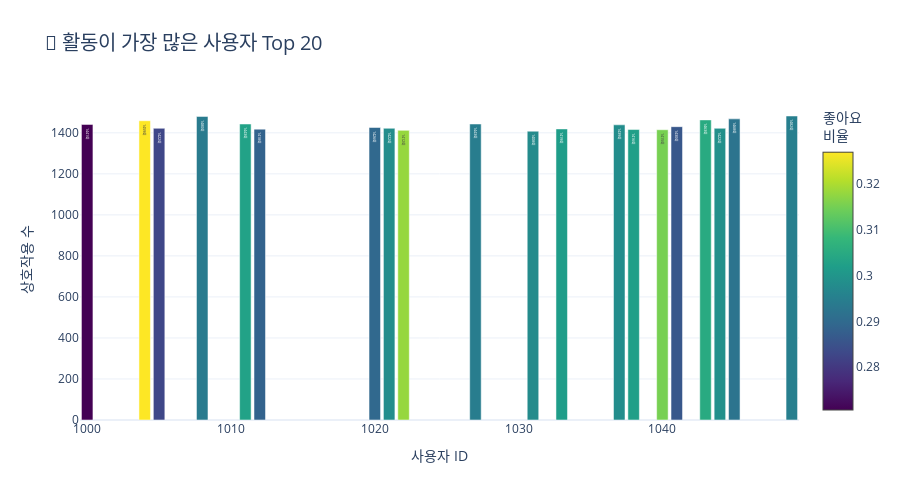

This figure's notebook cell:
### Code cell
# 사용자별 상호작용 통계
user_stats = df.groupby('user_id').agg({
    'song_id': 'count',
    'liked': 'mean',
    'listening_time_mins': 'sum',
    'finished_song': 'mean'
}).rename(columns={'song_id': '상호작용수', 'liked': '좋아요비율', 
                   'listening_time_mins': '총청취시간', 'finished_song': '완청률'})

# Top 20 활성 사용자
top_users = user_stats.nlargest(20, '상호작용수')

fig = go.Figure()

fig.add_trace(go.Bar(
    x=top_users.index,
    y=top_users['상호작용수'],
    marker=dict(
        color=top_users['좋아요비율'],
        colorscale='Viridis',
        showscale=True,
        colorbar=dict(title="좋아요<br>비율")
    ),
    text=[f"{int(v)}회" for v in top_users['상호작용수']],
    textposition='auto',
    hovertemplate='<b>사용자 %{x}</b><br>' +
                  '상호작용: %{y}회<br>' +
                  '좋아요 비율: %{marker.color:.1%}<extra></extra>'
))

fig.update_layout(
    title='👥 활동이 가장 많은 사용자 Top 20',
    title_font_size=20,
    xaxis_title='사용자 ID',
    yaxis_title='상호작용 수',
    height=500
)

fig.show()

print(f"📊 가장 활성화된 사용자: User {user_stats['상호작용수'].idxmax()} ({user_stats['상호작용수'].max()}회)")
print(f"📊 평균 상호작용/사용자: {user_stats['상호작용수'].mean():.1f}회")

### Figure 1 — Plotly figure (JSON) as saved in the notebook; plotly's stock layout.template omitted (floating-point values rounded to 4 significant figures)
{"data": [{"hovertemplate": "<b>사용자 %{x}</b><br>상호작용: %{y}회<br>좋아요 비율: %{marker.color:.1%}<extra></extra>", "marker": {"color": [0.2949, 0.2939, 0.2922, 0.3049, 0.3269, 0.3028, 0.2945, 0.2706, 0.2981, 0.286, 0.2896, 0.2827, 0.2982, 0.2989, 0.3016, 0.2884, 0.3023, 0.3152, 0.318, 0.2976], "colorbar": {"title": {"text": "좋아요<br>비율"}}, "colorscale": [[0, "#440154"], [0.1111, "#482878"], [0.2222, "#3e4989"], [0.3333, "#31688e"], [0.4444, "#26828e"], [0.5556, "#1f9e89"], [0.6667, "#35b779"], [0.7778, "#6ece58"], [0.8889, "#b5de2b"], [1, "#fde725"]], "showscale": true}, "text": ["1482회", "1480회", "1468회", "1463회", "1459회", "1443회", "1443회", "1441회", "1439회", "1430회", "1426회", "1422회", "1422회", "1422회", "1419회", "1418회", "1416회", "1415회", "1412회", "1408회"], "textposition": "auto", "type": "bar", "x": [1049, 1008, 1045, 1043, 1004, 1011, 1027, 1000, 1037, 1041, 1020, 1005, 1021, 1044, 1033, 1012, 1038, 1040, 1022, 1031], "y": [1482, 1480, 1468, 1463, 1459, 1443, 1443, 1441, 1439, 1430, 1426, 1422, 1422, 1422, 1419, 1418, 1416, 1415, 1412, 1408]}], "layout": {"height": 500, "title": {"font": {"size": 20}, "text": "👥 활동이 가장 많은 사용자 Top 20"}, "xaxis": {"title": {"text": "사용자 ID"}}, "yaxis": {"title": {"text": "상호작용 수"}}}}
